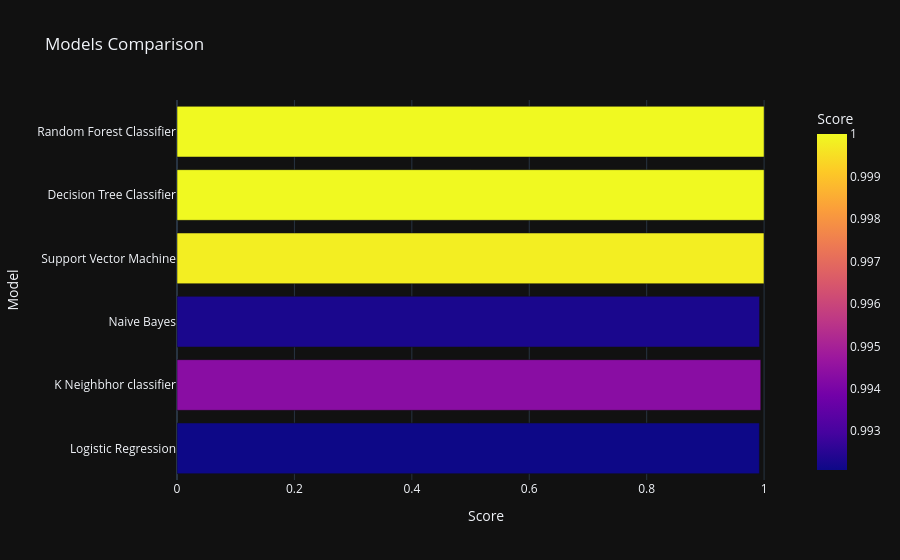

Source (notebook cell):
### Code cell
import plotly.express as px
px.bar(data_frame = models, x = 'Score', y = 'Model', color = 'Score', template = 'plotly_dark', title = 'Models Comparison')

### Figure 1 — Plotly figure (JSON) as saved in the notebook; plotly's stock layout.template omitted (floating-point values rounded to 4 significant figures)
{"data": [{"alignmentgroup": "True", "hovertemplate": "Score=%{marker.color}<br>Model=%{y}<extra></extra>", "legendgroup": "", "marker": {"color": [0.9921, 0.9943, 0.9923, 0.9998, 1, 1], "coloraxis": "coloraxis", "pattern": {"shape": ""}}, "name": "", "offsetgroup": "", "orientation": "h", "showlegend": false, "textposition": "auto", "type": "bar", "x": [0.9921, 0.9943, 0.9923, 0.9998, 1, 1], "xaxis": "x", "y": ["Logistic Regression", "K Neighbhor classifier", "Naive Bayes", "Support Vector Machine", "Decision Tree Classifier", "Random Forest Classifier"], "yaxis": "y"}], "layout": {"autosize": true, "barmode": "relative", "coloraxis": {"colorbar": {"title": {"text": "Score"}}, "colorscale": [[0, "#0d0887"], [0.1111, "#46039f"], [0.2222, "#7201a8"], [0.3333, "#9c179e"], [0.4444, "#bd3786"], [0.5556, "#d8576b"], [0.6667, "#ed7953"], [0.7778, "#fb9f3a"], [0.8889, "#fdca26"], [1, "#f0f921"]]}, "legend": {"tracegroupgap": 0}, "title": {"text": "Models Comparison"}, "xaxis": {"anchor": "y", "autorange": true, "domain": [0, 1], "range": [0, 1.053], "title": {"text": "Score"}, "type": "linear"}, "yaxis": {"anchor": "x", "autorange": true, "domain": [0, 1], "range": [-0.5, 5.5], "title": {"text": "Model"}, "type": "category"}}}
